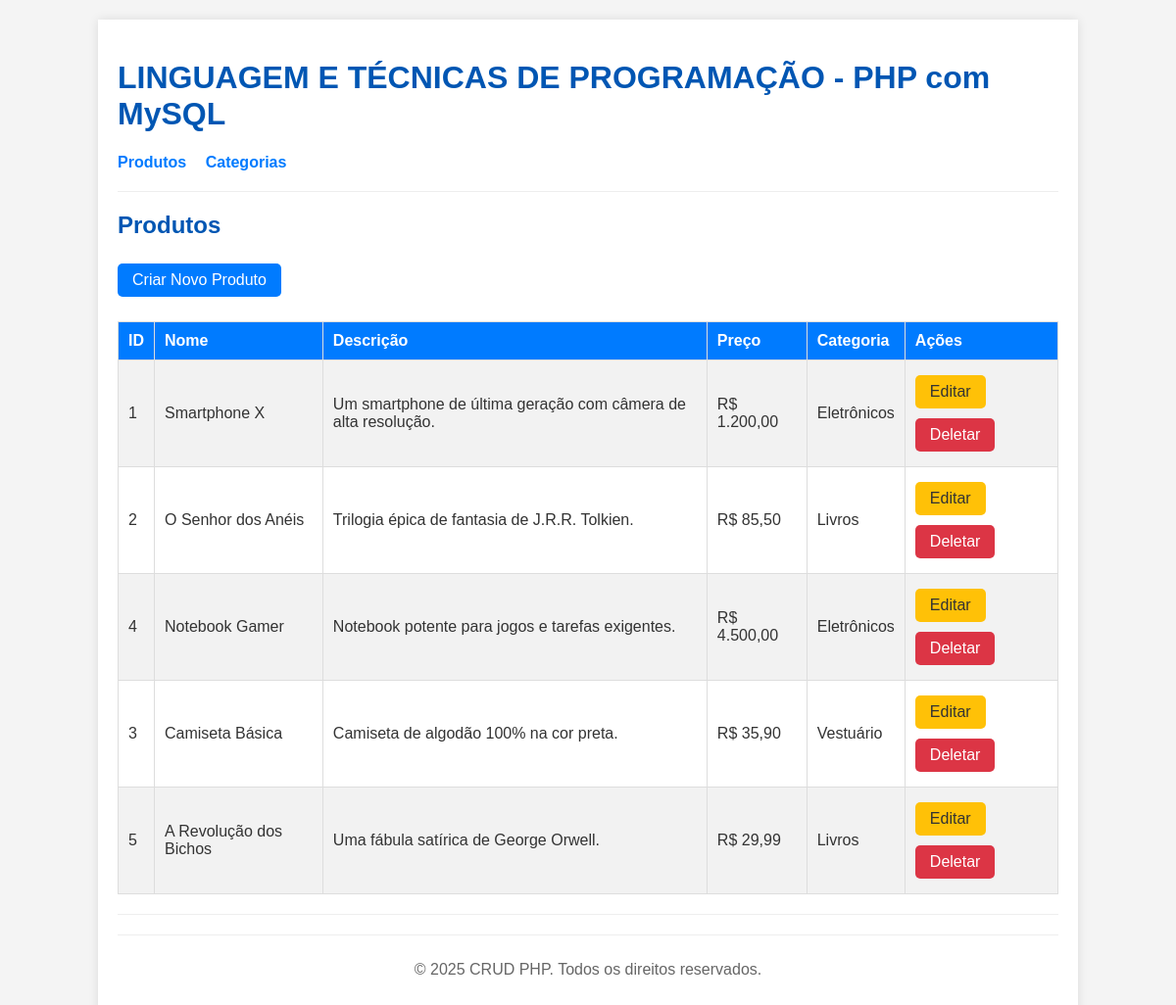
The page /public/index.php on the database its author committed.
### tables this page shows
CREATE TABLE IF NOT EXISTS `produtos` (
    `id` INT(11) NOT NULL AUTO_INCREMENT,
    `nome` VARCHAR(255) NOT NULL,
    `descricao` TEXT,
    `preco` DECIMAL(10, 2) NOT NULL,
    `categoria_id` INT(11) NOT NULL,
    PRIMARY KEY (`id`),
    FOREIGN KEY (`categoria_id`) REFERENCES `categorias`(`id`) ON DELETE CASCADE
);

CREATE TABLE IF NOT EXISTS `categorias` (
    `id` INT(11) NOT NULL AUTO_INCREMENT,
    `nome` VARCHAR(255) NOT NULL,
    PRIMARY KEY (`id`)
);

### controllers/ProdutoController.php (called while the page is built, shortened)
<?php
include_once '../config/database.php';
include_once '../models/Produto.php';
class ProdutoController {
    private $produto;
    public function __construct() {
        $database = new Database();
        $this->conn = $database->getConnection();
        $this->produto = new Produto($this->conn);
    }
    public function index() {
        $stmt = $this->produto->read();
        $num = $stmt->rowCount();
        return ['stmt' => $stmt, 'num' => $num];
    }
}
?>

### config/database.php (called while the page is built, shortened)
<?php
class Database {
    private $host = "localhost";
    private $db_name = "crud_db";
    private $username = "root";
    private $password = "";
    public function getConnection(){
        $this->conn = null;
        try{
            $this->conn = new PDO("mysql:host=" . $this->host . ";dbname=" . $this->db_name, $this->username, $this->password);
            $this->conn->exec("set names utf8");
        }catch(PDOException $exception){
            echo "Erro de conexão: " . $exception->getMessage();
        }
        return $this->conn;
    }
}
?>

### models/Produto.php (called while the page is built, shortened)
<?php
class Produto {
    private $conn;
    private $table_name = "produtos";
    public function __construct($db){
        $this->conn = $db;
    }
    function read(){
        $query = "SELECT
                    c.nome as categoria_nome, p.id, p.nome, p.descricao, p.preco, p.categoria_id
                FROM
                    " . $this->table_name . " p
                    LEFT JOIN
                        categorias c
                            ON p.categoria_id = c.id
                ORDER BY
                    p.nome DESC";
        $stmt = $this->conn->prepare($query);
        $stmt->execute();
        return $stmt;
    }
}
?>

### views/produtos/index_prod.php (the view)
<?php
include_once __DIR__ . '/../../controllers/ProdutoController.php';
$controller = new ProdutoController();
$data = $controller->index();
$stmt = $data['stmt'];
$num = $data['num'];
include __DIR__ . '/../../views/includes/header.php';
?>
<h2>Produtos</h2>
<a href="/crud_php/public/index.php?page=produtos&action=create" class="button">Criar Novo Produto</a>
<?php
if($num > 0){
    echo "<table>";
        echo "<tr>";
            echo "<th>ID</th>";
            echo "<th>Nome</th>";
            echo "<th>Descrição</th>";
            echo "<th>Preço</th>";
            echo "<th>Categoria</th>";
            echo "<th>Ações</th>";
        echo "</tr>";
    while ($row = $stmt->fetch(PDO::FETCH_ASSOC)){
        extract($row);
        echo "<tr>";
            echo "<td>{$id}</td>";
            echo "<td>{$nome}</td>";
            echo "<td>{$descricao}</td>";
            echo "<td>R$ " . number_format($preco, 2, ',', '.') . "</td>";
            echo "<td>{$categoria_nome}</td>";
            echo "<td>";
                echo "<a href=\"/crud_php/public/index.php?page=produtos&action=edit&id={$id}\" class=\"button edit\">Editar</a>";
                echo "<a href=\"/crud_php/public/index.php?page=produtos&action=delete&id={$id}\" class=\"button delete\">Deletar</a>";
            echo "</td>";
        echo "</tr>";
    }
    echo "</table>";
} else {
    echo "<p>Nenhum produto encontrado.</p>";
}
?>
<?php include __DIR__ . '/../../views/includes/footer.php'; ?>

### public/index.php (shortened to what this page needs)
<?php
$page = isset($_GET["page"]) ? $_GET["page"] : "produtos";
$action = isset($_GET["action"]) ? $_GET["action"] : "index";
$id = isset($_GET["id"]) ? $_GET["id"] : null;
switch ($page) {
    case "produtos":
        switch ($action) {
            case "index":
                include __DIR__ . '/../views/produtos/index_prod.php';
                break;
        }
        break;
}
?>

### views/includes/header.php (shortened to what this page needs)
<!DOCTYPE html>
<html lang="pt-br">
<head>
    <link rel="stylesheet" href="/crud_php/public/css/style.css">
</head>
<body>
    <div class="container">
        <h1>LINGUAGEM E TÉCNICAS DE PROGRAMAÇÃO -  PHP com MySQL</h1>
        <nav>
            <a href="/crud_php/public/index.php?page=produtos">Produtos</a>
            <a href="/crud_php/public/index.php?page=categorias">Categorias</a>
        </nav>
        <hr>

### views/includes/footer.php
        <hr>
        <footer>
            <p>&copy; <?php echo date("Y"); ?> CRUD PHP. Todos os direitos reservados.</p>
        </footer>
    </div>
</body>
</html>

### public/css/style.css (style rules this page uses)
body { font-family: Arial, sans-serif; margin: 0; padding: 0; background-color: #f4f4f4; color: #333; }
.container { width: 80%; margin: 20px auto; background-color: #fff; padding: 20px; box-shadow: 0 0 10px rgba(0, 0, 0, 0.1); }
h1, h2 { color: #0056b3; }
nav { margin-bottom: 20px; }
nav a { margin-right: 15px; text-decoration: none; color: #007bff; font-weight: bold; }
hr { border: 0; height: 1px; background-color: #eee; margin: 20px 0; }
table { width: 100%; border-collapse: collapse; margin-top: 20px; }
table, th, td { border: 1px solid #ddd; }
th, td { padding: 10px; text-align: left; }
th { background-color: #007bff; color: white; }
tr:nth-child(even) { background-color: #f2f2f2; }
.button { display: inline-block; padding: 8px 15px; margin: 5px 0; background-color: #007bff; color: white; text-decoration: none; border-radius: 5px; border: none; cursor: pointer; }
.button.edit { background-color: #ffc107; color: #333; }
.button.delete { background-color: #dc3545; }
footer { text-align: center; margin-top: 20px; padding-top: 10px; border-top: 1px solid #eee; color: #666; }

### rows shown on the page
produtos: id "1", nome "Smartphone X", descricao "Um smartphone de última geração com câmera de alta resolução.", preco "1.200,00", categoria.nome "Eletrônicos"
produtos: id "2", nome "O Senhor dos Anéis", descricao "Trilogia épica de fantasia de J.R.R. Tolkien.", preco "85,50", categoria.nome "Livros"
produtos: id "4", nome "Notebook Gamer", descricao "Notebook potente para jogos e tarefas exigentes.", preco "4.500,00", categoria.nome "Eletrônicos"
produtos: id "3", nome "Camiseta Básica", descricao "Camiseta de algodão 100% na cor preta.", preco "35,90", categoria.nome "Vestuário"
produtos: id "5", nome "A Revolução dos Bichos", descricao "Uma fábula satírica de George Orwell.", preco "29,99", categoria.nome "Livros"
